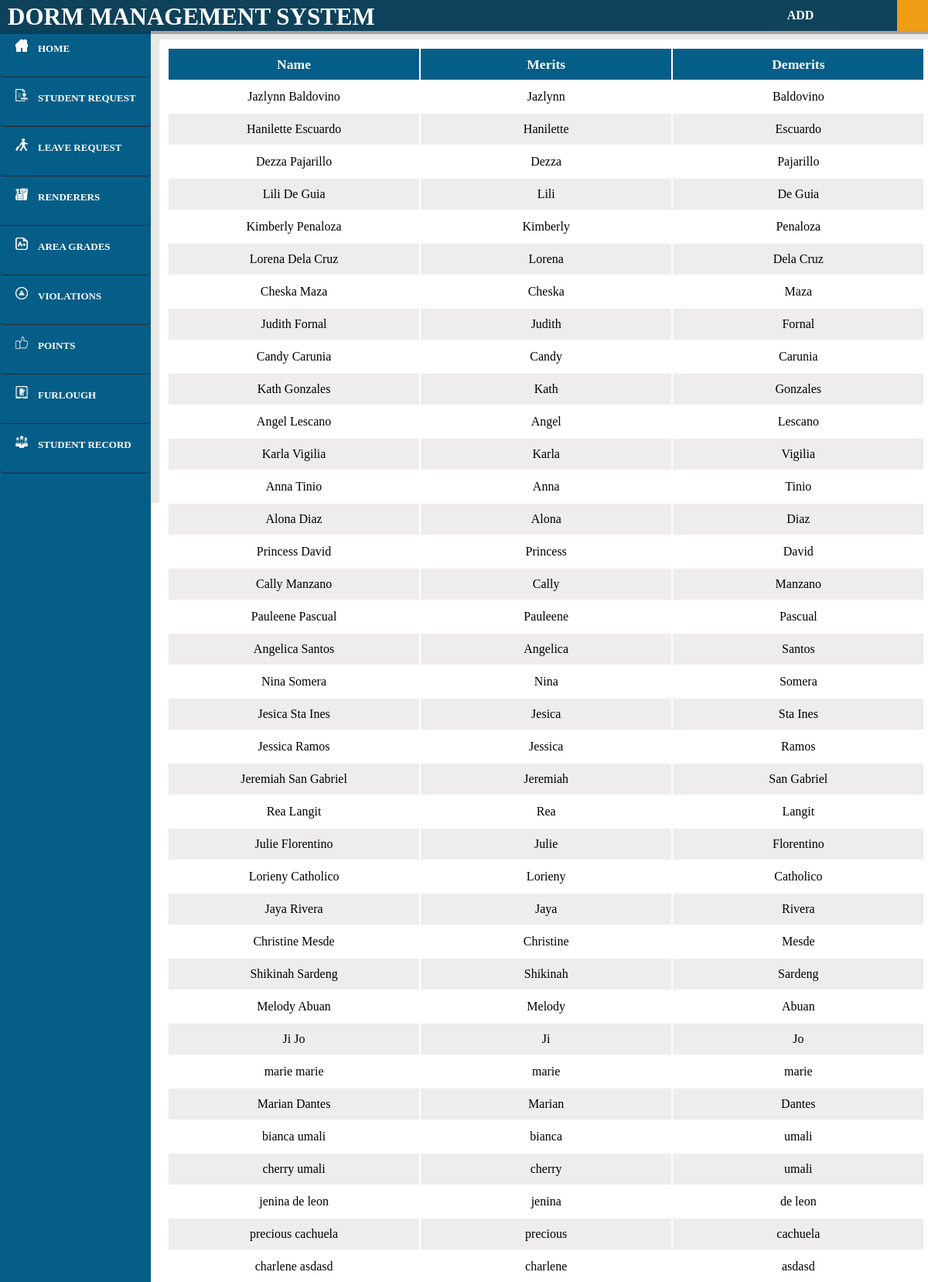
/DMS/user_meritsRecord.php (signed in, upper part), run on the app's committed database.
### tables this page shows
CREATE TABLE `student` (
  `entry_id` int(11) NOT NULL,
  `student_id` varchar(20) NOT NULL,
  `fname` varchar(20) NOT NULL,
  `mname` varchar(20) NOT NULL,
  `lname` varchar(20) NOT NULL,
  `course` varchar(20) NOT NULL,
  `year` varchar(20) NOT NULL,
  `request` varchar(20) DEFAULT 'Pending',
  `room_number` varchar(20) NOT NULL,
  `seen` int(11) NOT NULL DEFAULT '0',
  `seen1` int(11) NOT NULL DEFAULT '0',
  `student_type` varchar(20) NOT NULL DEFAULT 'Normal'
);

### DMS/user_meritsRecord.php (the view, shortened to what this page needs)
<html>
<head>
		<link rel="stylesheet" type="text/css" href="Blog.css">
		<link rel="stylesheet" type="text/css" href="user.css">
		<link rel="stylesheet" type="text/css" href="modal.css">
		<header>
			<header>
		<?php
				include 'connect.php';
				$user=$_SESSION['login_user'];
				$qry="select * from user where Username='$user';";
				$result=mysqli_query($con,$qry);
				while($rows=mysqli_fetch_array($result))
				{
					$name = $rows['Username'];
				}
		?>
			<font face="Century Gothic">
			<div id="nav">
					<nav>
					<ul>
						<li id="titlename">DORM MANAGEMENT SYSTEM</li>
						<li id="login"><a href=""><?php echo $name?></a>
						</li>
					</ul>
					<BUTTON id="btnadd" TYPE="BUTTON" onclick="btn1()"><font color="#ffffff" size="3"><b>ADD</font></BUTTON>
				</nav>
			</div></font>
		</header>
	</head>
	<body>
<article><br><br>
	<b><div id="leftnav"><a href="user_home.php"><img src="images/home1.png">&emsp;<font color="#ffffff">HOME</a></font></div>
	<?php
			include 'connect.php';
			$sql = "SELECT * FROM student WHERE request='Pending' AND seen = 0";
			$result = mysqli_query($con, $sql);
			if($result) {
				if(mysqli_num_rows($result) > 0) {
					echo "<div id=\"leftnav\"><a href=\"user_studentRequest.php\"><img src=\"images/studentreq.png\">&emsp;<font color=\"#ffffff\">STUDENT REQUEST<img src='notif.png'/></a></font></div>";
				} else {
					echo "<div id=\"leftnav\"><a href=\"user_studentRequest.php\"><img src=\"images/studentreq.png\">&emsp;<font color=\"#ffffff\">STUDENT REQUEST</a></font></div>";
				}
			}
		?>
		<?php
			$sql = "SELECT * FROM lcard WHERE status='Pending' AND seen = 0";
			$result = mysqli_query($con, $sql);
			if($result) {
				if(mysqli_num_rows($result) > 0) {
					echo "<div id=\"leftnav\"><a href=\"user_lcard.php\"><img src=\"images/leavereq.png\">&emsp;<font color=\"#ffffff\">LEAVE REQUEST<img src='notif.png'/></a></font></div>";
				} else {
					echo "<div id=\"leftnav\"><a href=\"user_lcard.php\"><img src=\"images/leavereq.png\">&emsp;<font color=\"#ffffff\">LEAVE REQUEST</a></font></div>";
				}
			}
		?>
		<div id="leftnav"><a href="user_studentRender.php"><img src="images/render.png">&emsp;<font color="#ffffff">RENDERERS</a></font></div>
		<div id="leftnav"><a href="user_areaRecord.php"><img src="images/grades.png">&emsp;<font color="#ffffff">AREA GRADES</a></font></div>
		<div id="leftnav"><a href="user_violationRecord.php"><img src="images/violation.png">&emsp;<font color="#ffffff">VIOLATIONS </a></font><br></div>
		<div id="leftnav"><a href="user_meritsRecord.php"><img src="images/merit.png">&emsp;<font color="#ffffff">POINTS </a></font><br></div>
		<div id="leftnav"><a href="user_furlough.php"><img src="images/furlough.png">&emsp;<font color="#ffffff">FURLOUGH</a></font><br></div>
		<div id="leftnav"><a href="user_studentRecord.php"><img src="images/student.png">&emsp;<font color="#ffffff">STUDENT RECORD </a></font><br></div>
	</b>
	</article>
	<aside>
	<div id="right">
		<table class="alternate">
	<tr>
	<th>Name</th>
	<th>Merits</th>
	<th>Demerits</th>
		<?php
			function displayimage()
			{
				$con = mysqli_connect("localhost","root","","dorm");
				$qry="select * from student";
				$str="";
				$result=mysqli_query($con,$qry);
				while($rows=mysqli_fetch_array($result))
				{
					$str = $str.	"<tr>
					<td>".$rows['fname']." ".$rows['lname']."</td>
					<td>".$rows['fname']."</td>
					<td>".$rows['lname']."</td>
					</tr>"
					;
				}
		 echo $str;
			}
			displayimage();
		?>
		</table>
</div>
</aside>
	</body>
</html>

### DMS/Blog.css (style rules this page uses)
a { color: #00a2ff; text-decoration: none; }
body { overflow-x: hidden; margin: 0px; font-family: Century Gothic; }
::placeholder { color: rgba(255,255,255,.5); }
nav { text-align: center; background-color: #0e425a; position: relative; padding: 0px 60px 0px 754px; width: 100%; position: fixed; z-index: 2; box-shadow: 0px 0px 0px 4px rgba(0,0,0,.3); font-weight: bold; }
nav ul { list-style: none; margin: 0; padding: 0; }
nav > ul > li { float: left; }
nav ul li a { display: inline-block; color: #ffffff; padding: 10px 20px; text-decoration: none; width: 160px; }

### DMS/user.css (style rules this page uses)
* { font-color: #fff; }
article { padding: 0 auto; background-color: #055e88; float: left; height: 100%; width: 195px; position: fixed; }
aside { background-color: #e8e8e6; padding: 3% 2% 2% 3%; height: 604px; height: 100%; }
#right { background-color: #ffffff; height: 0 auto%; margin-top: 15px; padding: 10px; width: 86%; margin-left: 170px; }
#leftnav { background-color: #055e88; height: 38px; width: 170px; margin: 0px; font-size: 13px; padding: 15px 5px 10px 20px; border-bottom: solid 1px #232729; }
#btnadd { background-color: #055e88; height: 40px; width: 300px; margin: 0px; margin-left: -130px; margin-top: -5px; }
nav { text-align: center; background-color: #0e425a; position: relative; padding: 0px 60px 0px 1160px; width: 100%; height: 40px; position: fixed; z-index: 2; box-shadow: 0px 0px 0px 4px rgba(0,0,0,.3); font-weight: bold; }
nav ul { list-style: none; margin: 0; padding: 0; }
nav > ul > li { float: left; }
nav ul li { background-color: #f09c16; color: #ffffff; list-style: none; }
nav ul li a { background-color: #f09c16; color: #fff; }
nav ul li a { display: inline-block; color: #fff; padding: 10px 10px; text-decoration: none; width: 170px; }
body { font-family: century gothic; }
#login { background-color: #f09c16; font-color: #000; margin-top: -40px; height: 40px; }
div { border-radius: 5px; background-color: #f2f2f2; }
table { width: 100%; }
td,th { text-align: center; width: 270px; height: 40px; color:#000000; font-family: century gothic; }
th { font-size: 110%; background-color: #055e88; color: #ffffff; }
td { font-weight: normal; }
.alternate tr { background-color: #eeecec; }
.alternate tr:nth-child(2n) { background-color: #ffffff; }
button { background: none; border: none; }
body { height: 590px }
#right { height: 100% }
#titlename { color: #fff; font-weight: bold; font-size: 31px; font-family: Space Age; padding-top: 4px; margin-left: -1150px; background-color: #0e425a; }
#leftnav { font-size: 13px }

### DMS/modal.css (style rules this page uses)
* { font-family: Century Gothic; }
#login { padding-top: 40px; }
table { padding-top: 0px; }
td,th { text-align: center; width: 250px; height: 40px; font-family: century gothic; }

### DMS/user_meritsRecord.php (style rules this page uses)
* { color: #ffffff; }
#titlename { color: #fff; font-weight: bold; font-size: 31px; font-family: Space Age; padding-top: 4px; margin-left: -1150px; background-color: #0e425a; }
#btnadd { position: absolute; margin-left: -870px; margin-top: 0; width:100px; cursor: pointer; background-color: #0f435b }

### data on the page
student: fname "Jazlynn", lname "Baldovino"
student: fname "Hanilette", lname "Escuardo"
student: fname "Dezza", lname "Pajarillo"
student: fname "Lili", lname "De Guia"
student: fname "Kimberly", lname "Penaloza"
student: fname "Lorena", lname "Dela Cruz"
student: fname "Cheska", lname "Maza"
student: fname "Judith", lname "Fornal"
student: fname "Candy", lname "Carunia"
student: fname "Kath", lname "Gonzales"
student: fname "Angel", lname "Lescano"
student: fname "Karla", lname "Vigilia"
student: fname "Anna", lname "Tinio"
student: fname "Alona", lname "Diaz"
student: fname "Princess", lname "David"
student: fname "Cally", lname "Manzano"
student: fname "Pauleene", lname "Pascual"
student: fname "Angelica", lname "Santos"
student: fname "Nina", lname "Somera"
student: fname "Jesica", lname "Sta Ines"
student: fname "Jessica", lname "Ramos"
student: fname "Jeremiah", lname "San Gabriel"
student: fname "Rea", lname "Langit"
student: fname "Julie", lname "Florentino"
student: fname "Lorieny", lname "Catholico"
student: fname "Jaya", lname "Rivera"
student: fname "Christine", lname "Mesde"
student: fname "Shikinah", lname "Sardeng"
student: fname "Melody", lname "Abuan"
student: fname "Ji", lname "Jo"
student: fname "marie", lname "marie"
student: fname "Marian", lname "Dantes"
student: fname "bianca", lname "umali"
student: fname "cherry", lname "umali"
student: fname "jenina", lname "de leon"
student: fname "precious", lname "cachuela"
student: fname "charlene", lname "asdasd"
